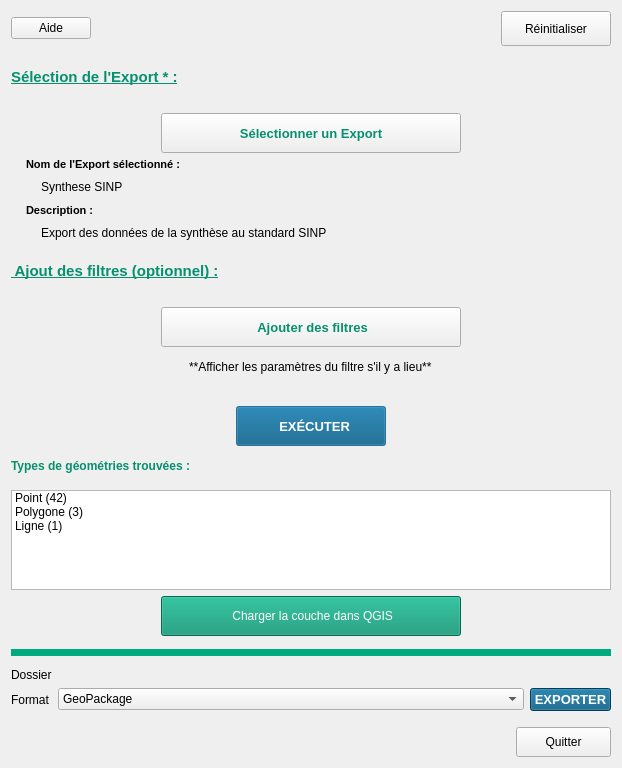
<?xml version="1.0" encoding="UTF-8"?>
<ui version="4.0">
 <class>W_viewfilter</class>
 <widget class="QWidget" name="W_viewfilter">
  <property name="windowModality">
   <enum>Qt::WindowModal</enum>
  </property>
  <property name="geometry">
   <rect>
    <x>0</x>
    <y>0</y>
    <width>622</width>
    <height>768</height>
   </rect>
  </property>
  <property name="windowTitle">
   <string>Filtre - Export</string>
  </property>
  <property name="windowIcon">
   <iconset>
    <normaloff>../03-RESSOURCES/ICON/GeoNature-GIS_logo .png</normaloff>../03-RESSOURCES/ICON/GeoNature-GIS_logo .png</iconset>
  </property>
  <layout class="QVBoxLayout" name="verticalLayout_2">
   <item>
    <layout class="QHBoxLayout" name="HL_topbt">
     <item>
      <widget class="QPushButton" name="pb_help">
       <property name="text">
        <string>Aide</string>
       </property>
       <property name="icon">
        <iconset>
         <normaloff>../03-RESSOURCES/ICON/help.png</normaloff>../03-RESSOURCES/ICON/help.png</iconset>
       </property>
       <property name="iconSize">
        <size>
         <width>25</width>
         <height>25</height>
        </size>
       </property>
      </widget>
     </item>
     <item>
      <spacer name="horizontalSpacer">
       <property name="orientation">
        <enum>Qt::Horizontal</enum>
       </property>
       <property name="sizeHint" stdset="0">
        <size>
         <width>40</width>
         <height>20</height>
        </size>
       </property>
      </spacer>
     </item>
     <item>
      <widget class="QPushButton" name="pb_reset">
       <property name="minimumSize">
        <size>
         <width>110</width>
         <height>30</height>
        </size>
       </property>
       <property name="maximumSize">
        <size>
         <width>200</width>
         <height>35</height>
        </size>
       </property>
       <property name="text">
        <string>Réinitialiser</string>
       </property>
       <property name="icon">
        <iconset>
         <normaloff>../03-RESSOURCES/ICON/refresh.png</normaloff>../03-RESSOURCES/ICON/refresh.png</iconset>
       </property>
       <property name="iconSize">
        <size>
         <width>25</width>
         <height>25</height>
        </size>
       </property>
      </widget>
     </item>
    </layout>
   </item>
   <item>
    <layout class="QVBoxLayout" name="VL_viewselect">
     <item>
      <widget class="QLabel" name="lbl_selectview">
       <property name="minimumSize">
        <size>
         <width>0</width>
         <height>50</height>
        </size>
       </property>
       <property name="font">
        <font>
         <family>Arial</family>
         <pointsize>11</pointsize>
         <weight>75</weight>
         <italic>false</italic>
         <bold>true</bold>
         <underline>true</underline>
        </font>
       </property>
       <property name="styleSheet">
        <string notr="true">color: rgb(5, 144, 110);</string>
       </property>
       <property name="text">
        <string>Sélection de l'Export * :</string>
       </property>
      </widget>
     </item>
     <item alignment="Qt::AlignHCenter">
      <widget class="QPushButton" name="pb_selectview">
       <property name="minimumSize">
        <size>
         <width>300</width>
         <height>40</height>
        </size>
       </property>
       <property name="maximumSize">
        <size>
         <width>300</width>
         <height>30</height>
        </size>
       </property>
       <property name="font">
        <font>
         <family>Arial</family>
         <pointsize>10</pointsize>
         <weight>75</weight>
         <italic>false</italic>
         <bold>true</bold>
         <strikeout>false</strikeout>
        </font>
       </property>
       <property name="focusPolicy">
        <enum>Qt::StrongFocus</enum>
       </property>
       <property name="contextMenuPolicy">
        <enum>Qt::DefaultContextMenu</enum>
       </property>
       <property name="autoFillBackground">
        <bool>false</bool>
       </property>
       <property name="styleSheet">
        <string notr="true">color: rgb(5, 144, 110);

</string>
       </property>
       <property name="text">
        <string>Sélectionner un Export</string>
       </property>
       <property name="icon">
        <iconset>
         <normaloff>../03-RESSOURCES/ICON/select_export.png</normaloff>../03-RESSOURCES/ICON/select_export.png</iconset>
       </property>
       <property name="iconSize">
        <size>
         <width>35</width>
         <height>35</height>
        </size>
       </property>
      </widget>
     </item>
     <item>
      <widget class="QLabel" name="lbl_viewnametitle">
       <property name="minimumSize">
        <size>
         <width>0</width>
         <height>20</height>
        </size>
       </property>
       <property name="font">
        <font>
         <family>Arial</family>
         <pointsize>8</pointsize>
         <weight>75</weight>
         <italic>false</italic>
         <bold>true</bold>
        </font>
       </property>
       <property name="styleSheet">
        <string notr="true"/>
       </property>
       <property name="text">
        <string>Nom de l'Export sélectionné :</string>
       </property>
       <property name="indent">
        <number>15</number>
       </property>
      </widget>
     </item>
     <item>
      <widget class="QLabel" name="lbl_viewname">
       <property name="text">
        <string>Synthese SINP</string>
       </property>
       <property name="indent">
        <number>30</number>
       </property>
      </widget>
     </item>
     <item>
      <widget class="QLabel" name="lbl_viewdescriptiontitle">
       <property name="minimumSize">
        <size>
         <width>0</width>
         <height>20</height>
        </size>
       </property>
       <property name="font">
        <font>
         <family>Arial</family>
         <pointsize>8</pointsize>
         <weight>75</weight>
         <bold>true</bold>
        </font>
       </property>
       <property name="text">
        <string>Description :</string>
       </property>
       <property name="indent">
        <number>15</number>
       </property>
      </widget>
     </item>
     <item>
      <widget class="QLabel" name="lbl_viewdescription">
       <property name="text">
        <string>Export des données de la synthèse au standard SINP</string>
       </property>
       <property name="indent">
        <number>30</number>
       </property>
      </widget>
     </item>
    </layout>
   </item>
   <item>
    <widget class="QLabel" name="lbl_addfilter">
     <property name="minimumSize">
      <size>
       <width>0</width>
       <height>50</height>
      </size>
     </property>
     <property name="font">
      <font>
       <family>Arial</family>
       <pointsize>11</pointsize>
       <weight>75</weight>
       <italic>false</italic>
       <bold>true</bold>
       <underline>true</underline>
      </font>
     </property>
     <property name="styleSheet">
      <string notr="true">color: rgb(5, 144, 110);</string>
     </property>
     <property name="text">
      <string> Ajout des filtres (optionnel) :</string>
     </property>
    </widget>
   </item>
   <item alignment="Qt::AlignHCenter">
    <widget class="QPushButton" name="pb_addfilter">
     <property name="minimumSize">
      <size>
       <width>300</width>
       <height>40</height>
      </size>
     </property>
     <property name="maximumSize">
      <size>
       <width>300</width>
       <height>30</height>
      </size>
     </property>
     <property name="font">
      <font>
       <family>Arial</family>
       <pointsize>10</pointsize>
       <weight>75</weight>
       <italic>false</italic>
       <bold>true</bold>
      </font>
     </property>
     <property name="styleSheet">
      <string notr="true">color: rgb(5, 144, 110);
</string>
     </property>
     <property name="text">
      <string> Ajouter des filtres</string>
     </property>
     <property name="icon">
      <iconset>
       <normaloff>../03-RESSOURCES/ICON/plus.png</normaloff>../03-RESSOURCES/ICON/plus.png</iconset>
     </property>
     <property name="iconSize">
      <size>
       <width>35</width>
       <height>35</height>
      </size>
     </property>
    </widget>
   </item>
   <item alignment="Qt::AlignHCenter">
    <widget class="QLabel" name="lbl_filterparam">
     <property name="text">
      <string>**Afficher les paramètres du filtre s'il y a lieu**</string>
     </property>
    </widget>
   </item>
   <item>
    <spacer name="verticalSpacer1">
     <property name="orientation">
      <enum>Qt::Vertical</enum>
     </property>
     <property name="sizeType">
      <enum>QSizePolicy::Fixed</enum>
     </property>
     <property name="sizeHint" stdset="0">
      <size>
       <width>10</width>
       <height>10</height>
      </size>
     </property>
    </spacer>
   </item>
   <item alignment="Qt::AlignHCenter">
    <widget class="QPushButton" name="pb_runquery">
     <property name="sizePolicy">
      <sizepolicy hsizetype="Preferred" vsizetype="Fixed">
       <horstretch>0</horstretch>
       <verstretch>0</verstretch>
      </sizepolicy>
     </property>
     <property name="minimumSize">
      <size>
       <width>150</width>
       <height>40</height>
      </size>
     </property>
     <property name="maximumSize">
      <size>
       <width>200</width>
       <height>30</height>
      </size>
     </property>
     <property name="font">
      <font>
       <family>Arial</family>
       <pointsize>10</pointsize>
       <weight>75</weight>
       <bold>true</bold>
      </font>
     </property>
     <property name="styleSheet">
      <string notr="true">background-color: rgb(0, 85, 127);
color: rgb(255, 255, 255);
</string>
     </property>
     <property name="text">
      <string>  EXÉCUTER</string>
     </property>
     <property name="icon">
      <iconset>
       <normaloff>../03-RESSOURCES/ICON/executer_traitement.png</normaloff>../03-RESSOURCES/ICON/executer_traitement.png</iconset>
     </property>
     <property name="iconSize">
      <size>
       <width>30</width>
       <height>30</height>
      </size>
     </property>
     <property name="default">
      <bool>true</bool>
     </property>
    </widget>
   </item>
   <item>
    <widget class="QLabel" name="lbl_typegeom">
     <property name="minimumSize">
      <size>
       <width>0</width>
       <height>20</height>
      </size>
     </property>
     <property name="font">
      <font>
       <family>Arial</family>
       <pointsize>9</pointsize>
       <weight>75</weight>
       <bold>true</bold>
      </font>
     </property>
     <property name="styleSheet">
      <string notr="true">color: rgb(5, 144, 110);</string>
     </property>
     <property name="text">
      <string>Types de géométries trouvées : </string>
     </property>
     <property name="indent">
      <number>0</number>
     </property>
    </widget>
   </item>
   <item>
    <widget class="QListWidget" name="lw_typegeomresult">
     <property name="minimumSize">
      <size>
       <width>500</width>
       <height>80</height>
      </size>
     </property>
     <property name="maximumSize">
      <size>
       <width>16777215</width>
       <height>100</height>
      </size>
     </property>
     <item>
      <property name="text">
       <string>Point (42)</string>
      </property>
     </item>
     <item>
      <property name="text">
       <string>Polygone (3)</string>
      </property>
     </item>
     <item>
      <property name="text">
       <string>Ligne (1)</string>
      </property>
     </item>
    </widget>
   </item>
   <item alignment="Qt::AlignHCenter">
    <widget class="QPushButton" name="pb_loadlayer">
     <property name="minimumSize">
      <size>
       <width>300</width>
       <height>40</height>
      </size>
     </property>
     <property name="maximumSize">
      <size>
       <width>300</width>
       <height>40</height>
      </size>
     </property>
     <property name="styleSheet">
      <string notr="true">background-color: rgb(5, 144, 110);
color: rgb(255, 255, 255);
font: 75 10pt &quot;Arial&quot;;</string>
     </property>
     <property name="text">
      <string> Charger la couche dans QGIS</string>
     </property>
     <property name="icon">
      <iconset>
       <normaloff>../03-RESSOURCES/ICON/view.png</normaloff>../03-RESSOURCES/ICON/view.png</iconset>
     </property>
     <property name="iconSize">
      <size>
       <width>40</width>
       <height>40</height>
      </size>
     </property>
    </widget>
   </item>
   <item alignment="Qt::AlignHCenter">
    <widget class="Line" name="line_bt">
     <property name="windowModality">
      <enum>Qt::NonModal</enum>
     </property>
     <property name="minimumSize">
      <size>
       <width>600</width>
       <height>20</height>
      </size>
     </property>
     <property name="maximumSize">
      <size>
       <width>600</width>
       <height>20</height>
      </size>
     </property>
     <property name="baseSize">
      <size>
       <width>2</width>
       <height>2</height>
      </size>
     </property>
     <property name="styleSheet">
      <string notr="true">color: rgb(0, 170, 127);</string>
     </property>
     <property name="frameShadow">
      <enum>QFrame::Plain</enum>
     </property>
     <property name="lineWidth">
      <number>7</number>
     </property>
     <property name="midLineWidth">
      <number>5</number>
     </property>
     <property name="orientation">
      <enum>Qt::Horizontal</enum>
     </property>
    </widget>
   </item>
   <item>
    <layout class="QGridLayout" name="GL_export">
     <property name="bottomMargin">
      <number>10</number>
     </property>
     <item row="2" column="2">
      <widget class="QPushButton" name="pb_export">
       <property name="font">
        <font>
         <family>Arial</family>
         <pointsize>10</pointsize>
         <weight>75</weight>
         <bold>true</bold>
        </font>
       </property>
       <property name="styleSheet">
        <string notr="true">background-color: rgb(0, 85, 127);
color: rgb(255, 255, 255);
</string>
       </property>
       <property name="text">
        <string>EXPORTER</string>
       </property>
       <property name="icon">
        <iconset>
         <normaloff>../03-RESSOURCES/ICON/export_w.png</normaloff>../03-RESSOURCES/ICON/export_w.png</iconset>
       </property>
       <property name="iconSize">
        <size>
         <width>30</width>
         <height>30</height>
        </size>
       </property>
      </widget>
     </item>
     <item row="2" column="1">
      <widget class="QComboBox" name="cb_expformat">
       <property name="sizePolicy">
        <sizepolicy hsizetype="Expanding" vsizetype="Fixed">
         <horstretch>0</horstretch>
         <verstretch>0</verstretch>
        </sizepolicy>
       </property>
       <property name="sizeAdjustPolicy">
        <enum>QComboBox::AdjustToContents</enum>
       </property>
       <item>
        <property name="text">
         <string>GeoPackage</string>
        </property>
       </item>
       <item>
        <property name="text">
         <string>GeoJSON</string>
        </property>
       </item>
       <item>
        <property name="text">
         <string>CSV</string>
        </property>
       </item>
       <item>
        <property name="text">
         <string>XLSX</string>
        </property>
       </item>
      </widget>
     </item>
     <item row="2" column="0">
      <widget class="QLabel" name="lbl_format">
       <property name="text">
        <string>Format</string>
       </property>
      </widget>
     </item>
     <item row="1" column="0">
      <widget class="QLabel" name="lbl_folder">
       <property name="text">
        <string>Dossier</string>
       </property>
      </widget>
     </item>
     <item row="1" column="1">
      <widget class="QgsFileWidget" name="qfw_folder"/>
     </item>
    </layout>
   </item>
   <item alignment="Qt::AlignRight">
    <widget class="QPushButton" name="pb_quit">
     <property name="minimumSize">
      <size>
       <width>95</width>
       <height>30</height>
      </size>
     </property>
     <property name="maximumSize">
      <size>
       <width>95</width>
       <height>30</height>
      </size>
     </property>
     <property name="text">
      <string>Quitter</string>
     </property>
    </widget>
   </item>
  </layout>
 </widget>
 <customwidgets>
  <customwidget>
   <class>QgsFileWidget</class>
   <extends>QWidget</extends>
   <header>qgsfilewidget.h</header>
  </customwidget>
 </customwidgets>
 <resources/>
 <connections/>
</ui>
